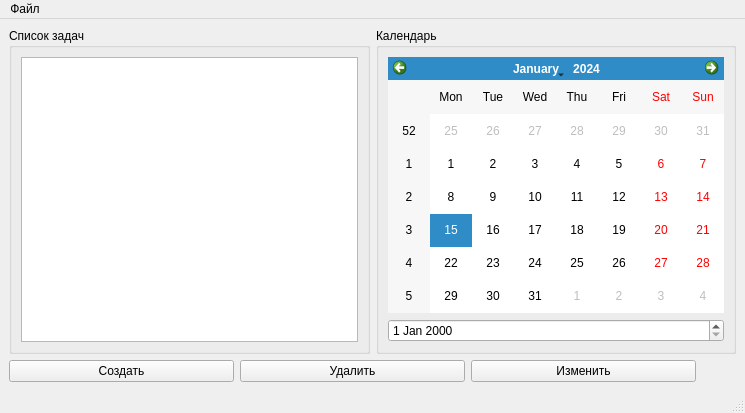
<?xml version="1.0" encoding="UTF-8"?>
<ui version="4.0">
 <class>MainWindow</class>
 <widget class="QMainWindow" name="MainWindow">
  <property name="geometry">
   <rect>
    <x>0</x>
    <y>0</y>
    <width>745</width>
    <height>413</height>
   </rect>
  </property>
  <property name="windowTitle">
   <string>Мои задачи</string>
  </property>
  <widget class="QWidget" name="centralwidget">
   <layout class="QVBoxLayout" name="verticalLayout_4">
    <item>
     <layout class="QVBoxLayout" name="verticalLayout_3">
      <item>
       <layout class="QHBoxLayout" name="horizontalLayout">
        <item>
         <widget class="QGroupBox" name="groupBox_2">
          <property name="title">
           <string>Список задач</string>
          </property>
          <layout class="QVBoxLayout" name="verticalLayout_2">
           <item>
            <widget class="QListWidget" name="listWidget"/>
           </item>
          </layout>
         </widget>
        </item>
        <item>
         <widget class="QGroupBox" name="groupBox">
          <property name="title">
           <string>Календарь</string>
          </property>
          <layout class="QVBoxLayout" name="verticalLayout">
           <item>
            <widget class="QCalendarWidget" name="calendarWidget"/>
           </item>
           <item>
            <widget class="QDateEdit" name="dateEdit"/>
           </item>
          </layout>
         </widget>
        </item>
       </layout>
      </item>
      <item>
       <layout class="QHBoxLayout" name="horizontalLayout_2">
        <item>
         <widget class="QPushButton" name="pushButton">
          <property name="text">
           <string>Создать</string>
          </property>
         </widget>
        </item>
        <item>
         <widget class="QPushButton" name="pushButton_2">
          <property name="text">
           <string>Удалить</string>
          </property>
         </widget>
        </item>
        <item>
         <widget class="QPushButton" name="pushButton_3">
          <property name="text">
           <string>Изменить</string>
          </property>
         </widget>
        </item>
        <item>
         <spacer name="horizontalSpacer">
          <property name="orientation">
           <enum>Qt::Horizontal</enum>
          </property>
          <property name="sizeType">
           <enum>QSizePolicy::Minimum</enum>
          </property>
          <property name="sizeHint" stdset="0">
           <size>
            <width>40</width>
            <height>20</height>
           </size>
          </property>
         </spacer>
        </item>
       </layout>
      </item>
     </layout>
    </item>
   </layout>
  </widget>
  <widget class="QMenuBar" name="menubar">
   <property name="geometry">
    <rect>
     <x>0</x>
     <y>0</y>
     <width>745</width>
     <height>21</height>
    </rect>
   </property>
   <widget class="QMenu" name="menu">
    <property name="title">
     <string>Файл</string>
    </property>
    <addaction name="action_3"/>
    <addaction name="action"/>
    <addaction name="action_2"/>
    <addaction name="separator"/>
    <addaction name="action_5"/>
   </widget>
   <addaction name="menu"/>
  </widget>
  <widget class="QStatusBar" name="statusbar"/>
  <action name="action">
   <property name="text">
    <string>Удалить</string>
   </property>
  </action>
  <action name="action_2">
   <property name="text">
    <string>Изменить</string>
   </property>
  </action>
  <action name="action_3">
   <property name="text">
    <string>Создать</string>
   </property>
  </action>
  <action name="action_5">
   <property name="text">
    <string>Выход</string>
   </property>
  </action>
 </widget>
 <resources/>
 <connections/>
</ui>
